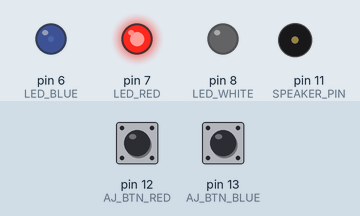
Recording of a sketch running on a simulated Arduino Uno, built with avr-gcc and run on an emulated ATmega328P. Shown: output pins drawn as LEDs (lit = HIGH), buzzer (waves = sounding). The inputs (shaded band) are chosen by the test bench; at power-on: pin 13 (AJ_BTN_BLUE) HIGH, pin 12 (AJ_BTN_RED) HIGH. Random numbers use the default seed unless the sketch sets one.

Above: at 1.25 s.
1.3 s: pin 13 (AJ_BTN_BLUE) pulled LOW for 0.15 s
4.3 s: pin 12 (AJ_BTN_RED) pulled LOW for 1 s
At 6.8 s:
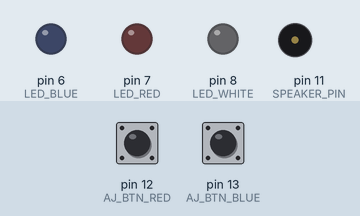
7.3 s: pin 12 (AJ_BTN_RED) pulled LOW for 0.15 s
At 8.4 s:
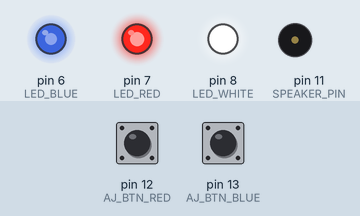
10.3 s: pin 13 (AJ_BTN_BLUE) pulled LOW for 1 s
At 13.2 s:
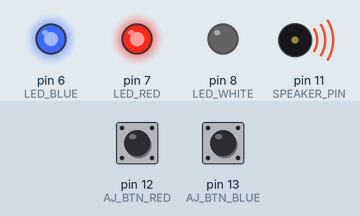
13.3 s: pin 13 (AJ_BTN_BLUE) pulled LOW for 3.2 s
At 17.1 s:
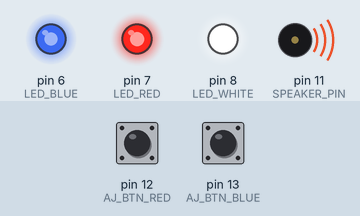
19.5 s: pin 13 (AJ_BTN_BLUE) pulled LOW for 0.15 s
At 20.04 s:
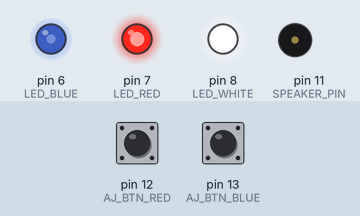
Timing chart, 0 to 29.0 s (numbered marks = the images above; inputs shaded):
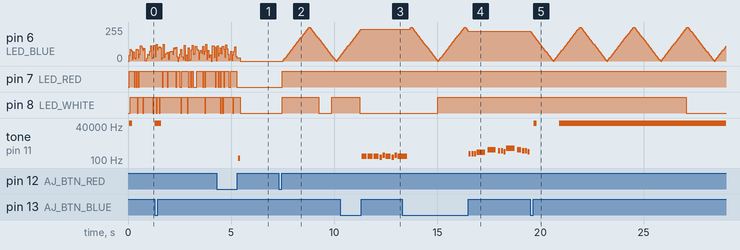

Measured:
- after the input at 4.3 s, tone on pin 11 (SPEAKER_PIN): silent → 131 Hz after 1.0 s, → silent 0.10 s later
- after the input at 7.3 s, pin 7 (LED_RED): LOW → HIGH after 0.19 s; pin 8 (LED_WHITE): LOW → HIGH after 0.19 s, → LOW 1.8 s later, → HIGH 0.65 s later
- after the input at 10.3 s, tone on pin 11 (SPEAKER_PIN): plays 196 Hz for 0.23 s, 196 Hz for 0.23 s, 196 Hz for 0.23 s, 156 Hz for 0.11 s, 233 Hz for 0.11 s, 196 Hz for 0.23 s … (9 notes in this stretch), starting after 1.0 s

The sketch:

r2d2.ino
```cpp
#include <PCM.h>
#include "pitches.h"
#include "sounddata-r2d2-excited.h"
#include "sounddata-r2d2-veryexcited.h"
#include "emperor.h"
#include "starwars.h"

#define SPEAKER_PIN 11
#define LED_WHITE 8
#define LED_RED 7
#define LED_BLUE 6

// audio jack
#define AJ_BTN_BLUE 13
#define AJ_BTN_RED 12

// light modes
#define OFF 0
#define SLOW 1
#define RANDOM 2

// GLOBAL VARIABLES
int BTN_BLUE = LOW;
int BTN_BLUE_PREV = LOW;
unsigned long BTN_BLUE_STARTED = 0; // time since a button press started
bool BTN_BLUE_SHORT_PRESS = false; // true only for one run
bool BTN_BLUE_MEDIUM_PRESS = false; // true only for one run
bool BTN_BLUE_LONG_PRESS = false; // true only for one run

int BTN_RED = LOW;
int BTN_RED_PREV = LOW;
unsigned long BTN_RED_STARTED = 0; // time since a button press started
bool BTN_RED_SHORT_PRESS = false;
bool BTN_RED_MEDIUM_PRESS = false;
bool BTN_RED_LONG_PRESS = false;

// pointer to current sound
int CURRENT_R2D2_SOUND = 0;
int CURRENT_SONG = 0;

// define button press times
unsigned long BTN_MEDIUM_LONG = 500;
unsigned long BTN_LONG = 2000;

int LIGHTMODE = SLOW;

void setup(){
    // DEBUG ONLY - communication with computer
    Serial.begin(9600);

    // sets LED pins for output
    pinMode(LED_WHITE, OUTPUT);
    pinMode(LED_RED, OUTPUT);
    pinMode(LED_BLUE, OUTPUT);

    // Audio-Jack controlled buttons
    pinMode(AJ_BTN_BLUE, INPUT_PULLUP);
    pinMode(AJ_BTN_RED, INPUT_PULLUP);
}

void loop(){
    delay(50);
    read_buttons();

    //print out the value of the pushbutton
    if (BTN_BLUE_SHORT_PRESS){
        play_next_sound();
    } else if (BTN_BLUE_MEDIUM_PRESS || BTN_BLUE_LONG_PRESS) {
        play_next_song();
    }
    if (BTN_RED_SHORT_PRESS || BTN_RED_MEDIUM_PRESS || BTN_RED_LONG_PRESS){
        set_next_light_mode();
    }

    update_leds(); // once per run
}

void set_next_light_mode(){
    LIGHTMODE = (LIGHTMODE > 1) ? 0 : LIGHTMODE+1;

    if (!LIGHTMODE){
        play_off_sound();
    }
}

void play_next_song() {
    if (CURRENT_SONG == 0){
        play_melody(emperor, sizeof(emperor), emperorDuration, 1800);
    } else {
        play_melody(starwars, sizeof(starwars), starwarsDuration, 1600);
    }

    // update song pointer
    CURRENT_SONG = (CURRENT_SONG > 0) ? 0 : CURRENT_SONG+1;
}

void play_off_sound(){
    tone(SPEAKER_PIN, N_C3, 100);
    delay(100);
    noTone(SPEAKER_PIN);
}

void play_sound(const unsigned char soundData[], int size) {
    // Play a given sound
    startPlayback(soundData, size);
}

void play_next_sound(){
    // Play the next sound in the loop
    if (CURRENT_R2D2_SOUND == 0){
        play_sound(sounddata_veryexcited_data, sizeof(sounddata_veryexcited_data));
    } else {
        play_sound(sounddata_excited_data, sizeof(sounddata_excited_data));
    }

    // update sound pointer
    CURRENT_R2D2_SOUND = (CURRENT_R2D2_SOUND > 0) ? 0 : CURRENT_R2D2_SOUND+1;
}

void play_melody(int melody[], int melodySize, int noteDurations[], int speed){
    // iterate over the notes of the melody:
    stopPlayback(); // stop any PCM playback
    int BTN_BLUE_TEMP;
    for (int thisNote = 0; thisNote < (melodySize/sizeof(int)); thisNote++) {

        // to calculate the note duration, take one second
        // divided by the note type.
        //e.g. quarter note = 1000 / 4, eighth note = 1000/8, etc.
        int noteDuration = speed/noteDurations[thisNote];
        tone(SPEAKER_PIN, melody[thisNote], noteDuration);

        // to distinguish the notes, set a minimum time between them.
        // the note's duration + 30% seems to work well:
        int pauseBetweenNotes = noteDuration * 1.30;
        delay(pauseBetweenNotes);
        // stop the tone playing:
        noTone(SPEAKER_PIN);

        // stop playback in case of a blue button press
        BTN_BLUE_TEMP = digitalRead(AJ_BTN_BLUE);
        if(BTN_BLUE_TEMP == LOW) {
            break;
        }
    }
}

void update_leds(){
    // control lights
    switch (LIGHTMODE){
        case OFF:
            update_leds_off();
            break;
        case SLOW:
            update_leds_slow();
            break;
        case RANDOM:
            update_leds_random();
            break;
        default:
            update_leds_slow();
    }
}

void update_leds_off(){
    analogWrite(LED_WHITE, 0);
    analogWrite(LED_RED, 0);
    analogWrite(LED_BLUE, 0);
}

unsigned long LAST_UPDATE_WHITE = 0;
int WHITE_UPDATE_INTERVAL = random(5000);
int BLUE_UPDATE_VALUE = 10;
int BLUE_SUM = 0;
void update_leds_slow(){
    if (millis() - LAST_UPDATE_WHITE > WHITE_UPDATE_INTERVAL){
        analogWrite(LED_WHITE, 127 + random(2));    // 127 - off
        LAST_UPDATE_WHITE = millis();
        WHITE_UPDATE_INTERVAL = random(5000);
    }

    analogWrite(LED_RED, 128); // keep if always on      // 127 - off

    // make blue LED glimmer slowly
    analogWrite(LED_BLUE, BLUE_SUM);
    BLUE_SUM = BLUE_SUM + BLUE_UPDATE_VALUE;
    BLUE_UPDATE_VALUE = (BLUE_SUM > 254 || BLUE_SUM < 1) ? BLUE_UPDATE_VALUE * -1 : BLUE_UPDATE_VALUE;
    BLUE_SUM = max(0, min(255, BLUE_SUM));
}

void update_leds_random(){
    analogWrite(LED_WHITE, 100+random(255));
    analogWrite(LED_RED, 100+random(128));
    analogWrite(LED_BLUE, random(128));
}

void read_buttons(){
    // clear old state
    BTN_BLUE_SHORT_PRESS = false;
    BTN_BLUE_MEDIUM_PRESS = false;
    BTN_BLUE_LONG_PRESS = false;
    BTN_RED_SHORT_PRESS = false;
    BTN_RED_MEDIUM_PRESS = false;
    BTN_RED_LONG_PRESS = false;

    // read sensor values - http://arduino.cc/en/Tutorial/InputPullupSerial
    BTN_BLUE = digitalRead(AJ_BTN_BLUE);
    BTN_RED = digitalRead(AJ_BTN_RED);
    // //ardprintf("%d - %d", BTN_BLUE, BTN_RED); // DEBUG ONLY
    unsigned long CURRENT_TIME = millis();

    // PRESS STARTED ===========================================================
    /*BLUE BTN press finished*/
    if (BTN_BLUE_PREV == HIGH && BTN_BLUE == LOW){
        BTN_BLUE_STARTED = CURRENT_TIME;
        //ardprintf("BLUE start %l", BTN_BLUE_STARTED); // DEBUG ONLY
    }

    /*RED BTN press finished*/
    if (BTN_RED_PREV == LOW && BTN_RED == HIGH){
        BTN_RED_STARTED = CURRENT_TIME;
        //ardprintf("RED start %l", BTN_RED_STARTED); // DEBUG ONLY
    }

    // PRESS FINISHED ==========================================================
    /*BLUE BTN press finished*/
    if (BTN_BLUE_PREV == LOW && BTN_BLUE == HIGH){
        unsigned long ELAPSED_TIME = CURRENT_TIME - BTN_BLUE_STARTED;
        if (ELAPSED_TIME < BTN_MEDIUM_LONG){
            BTN_BLUE_SHORT_PRESS = true;
        } else if (ELAPSED_TIME < BTN_LONG) {
            BTN_BLUE_MEDIUM_PRESS = true;
        } else {
            BTN_BLUE_LONG_PRESS = true;
        }
        //ardprintf("BLUE ended: %l; %l", CURRENT_TIME, ELAPSED_TIME);
    }

    /*RED BTN press finished*/
    if (BTN_RED_PREV == LOW && BTN_RED == HIGH){
        unsigned long ELAPSED_TIME = CURRENT_TIME - BTN_RED_STARTED;
        if (ELAPSED_TIME < BTN_MEDIUM_LONG){
            BTN_RED_SHORT_PRESS = true;
        } else if (ELAPSED_TIME < BTN_LONG) {
            BTN_RED_MEDIUM_PRESS = true;
        } else {
            BTN_RED_LONG_PRESS = true;
        }
        //ardprintf("RED ended: %l; %l", CURRENT_TIME, ELAPSED_TIME);
    }

    // assign values to old
    BTN_BLUE_PREV = BTN_BLUE;
    BTN_RED_PREV = BTN_RED;
}
```

PCM.h
```cpp
/*
 * speaker_pcm
 *
 * Plays 8-bit PCM audio on pin 11 using pulse-width modulation (PWM).
 * For Arduino with Atmega168 at 16 MHz.
 *
 * Uses two timers. The first changes the sample value 8000 times a second.
 * The second holds pin 11 high for 0-255 ticks out of a 256-tick cycle,
 * depending on sample value. The second timer repeats 62500 times per second
 * (16000000 / 256), much faster than the playback rate (8000 Hz), so
 * it almost sounds halfway decent, just really quiet on a PC speaker.
 *
 * Takes over Timer 1 (16-bit) for the 8000 Hz timer. This breaks PWM
 * (analogWrite()) for Arduino pins 9 and 10. Takes Timer 2 (8-bit)
 * for the pulse width modulation, breaking PWM for pins 11 & 3.
 *
 * References:
 *     http://www.uchobby.com/index.php/2007/11/11/arduino-sound-part-1/
 *     http://www.atmel.com/dyn/resources/prod_documents/doc2542.pdf
 *     http://www.evilmadscientist.com/article.php/avrdac
 *     http://gonium.net/md/2006/12/27/i-will-think-before-i-code/
 *     http://fly.cc.fer.hr/GDM/articles/sndmus/speaker2.html
 *     http://www.gamedev.net/reference/articles/article442.asp
 *
 * Michael Smith <michael@hurts.ca>
 */

/*
 * The audio data needs to be unsigned, 8-bit, 8000 Hz, and small enough
 * to fit in flash. 10000-13000 samples is about the limit.
 *
 * sounddata.h should look like this:
 *     const int sounddata_length=10000;
 *     const unsigned char sounddata_data[] PROGMEM = { ..... };
 *
 * You can use wav2c from GBA CSS:
 *     http://thieumsweb.free.fr/english/gbacss.html
 * Then add "PROGMEM" in the right place. I hacked it up to dump the samples
 * as unsigned rather than signed, but it shouldn't matter.
 *
 * http://musicthing.blogspot.com/2005/05/tiny-music-makers-pt-4-mac-startup.html
 * mplayer -ao pcm macstartup.mp3
 * sox audiodump.wav -v 1.32 -c 1 -r 8000 -u -1 macstartup-8000.wav
 * sox macstartup-8000.wav macstartup-cut.wav trim 0 10000s
 * wav2c macstartup-cut.wav sounddata.h sounddata
 *
 * (starfox) nb. under sox 12.18 (distributed in CentOS 5), i needed to run
 * the following command to convert my wav file to the appropriate format:
 * sox audiodump.wav -c 1 -r 8000 -u -b macstartup-8000.wav
 */

#include <avr/pgmspace.h>

#ifdef __cplusplus
extern "C" {
#endif

void startPlayback(unsigned char const *data, int length);
void stopPlayback();

#ifdef __cplusplus
}
#endif
```

emperor.h
```cpp
// notes in the melody:
int emperor[] = {
    N_G3, N_G3, N_G3, N_DS3, N_AS3, N_G3, N_DS3, N_AS3, N_G3,
    N_D4, N_D4, N_D4, N_DS4, N_AS3, N_FS3, N_DS3, N_AS3, N_G3,
    N_G4, N_G3, N_G3, N_G4, N_FS4, N_F4, N_E4, N_DS4, N_E4, N_GS3, N_CS4,
    N_C4, N_B3, N_AS3, N_A3, N_AS3, N_DS3, N_FS3,
    N_DS3, N_FS3, N_AS3, N_G3, N_B3, N_DS4,

    N_G4, N_G3, N_G3, N_G4, N_FS4, N_F4, N_E4, N_DS4, N_E4, N_GS3, N_CS4,
    N_C4, N_B3, N_AS3, N_A3, N_AS3, N_DS3, N_FS3,

    N_DS3, N_FS3, N_G3, N_DS3, N_AS3, N_G3,
};

int emperorDuration[] = {
    8, 8, 8, 16, 16, 8, 16, 16, 4,
    8, 8, 8, 16, 16, 8, 16, 16, 4,
    8, 16, 16, 8, 16, 16, 32, 32, 16, 16, 8,
    16, 16, 32, 32, 16, 16, 8,
    16, 16, 8, 16, 16, 4,

    8, 16, 16, 8, 16, 16, 32, 32, 16, 16, 8,
    16, 16, 32, 32, 16, 16, 8,

    16, 16, 8, 16, 16, 4,
};
```

pitches.h
```cpp
/*************************************************
 * Public Constants
 *************************************************/

#define N_R   0
#define N_B0  31
#define N_C1  33
#define N_CS1 35
#define N_D1  37
#define N_DS1 39
#define N_E1  41
#define N_F1  44
#define N_FS1 46
#define N_G1  49
#define N_GS1 52
#define N_A1  55
#define N_AS1 58
#define N_B1  62
#define N_C2  65
#define N_CS2 69
#define N_D2  73
#define N_DS2 78
#define N_E2  82
#define N_F2  87
#define N_FS2 93
#define N_G2  98
#define N_GS2 104
#define N_A2  110
#define N_AS2 117
#define N_B2  123
#define N_C3  131
#define N_CS3 139
#define N_D3  147
#define N_DS3 156
#define N_E3  165
#define N_F3  175
#define N_FS3 185
#define N_G3  196
#define N_GS3 208
#define N_A3  220
#define N_AS3 233
#define N_B3  247
#define N_C4  262
#define N_CS4 277
#define N_D4  294
#define N_DS4 311
#define N_E4  330
#define N_F4  349
#define N_FS4 370
#define N_G4  392
#define N_GS4 415
#define N_A4  440
#define N_AS4 466
#define N_B4  494
#define N_C5  523
#define N_CS5 554
#define N_D5  587
#define N_DS5 622
#define N_E5  659
#define N_F5  698
#define N_FS5 740
#define N_G5  784
#define N_GS5 831
#define N_A5  880
#define N_AS5 932
#define N_B5  988
#define N_C6  1047
#define N_CS6 1109
#define N_D6  1175
#define N_DS6 1245
#define N_E6  1319
#define N_F6  1397
#define N_FS6 1480
#define N_G6  1568
#define N_GS6 1661
#define N_A6  1760
#define N_AS6 1865
#define N_B6  1976
#define N_C7  2093
#define N_CS7 2217
#define N_D7  2349
#define N_DS7 2489
#define N_E7  2637
#define N_F7  2794
#define N_FS7 2960
#define N_G7  3136
#define N_GS7 3322
#define N_A7  3520
#define N_AS7 3729
#define N_B7  3951
#define N_C8  4186
#define N_CS8 4435
#define N_D8  4699
#define N_DS8 4978
```

starwars.h
```cpp
int starwars[] = {
    N_D4, N_D4, N_D4, N_G4, N_D5, N_C5, N_B4, N_A4, N_G5, N_D5, N_C5, N_B4, N_A4, N_G5, N_D5, N_C5, N_B4, N_C5, N_A4, N_R,
    N_D4, N_D4, N_G4, N_D5, N_C5, N_B4, N_A4, N_G5, N_D5, N_C5, N_B4, N_A4, N_G5, N_D5, N_C5, N_B4, N_C5, N_A4, N_R,
    N_D4, N_D4, N_E4, N_E4, N_C5, N_B4, N_A4, N_G4, N_G4, N_A4, N_B4, N_A4, N_E4, N_FS4,
    N_D4, N_D4, N_E4, N_E4, N_C5, N_B4, N_A4, N_G4, N_D5, N_A4, N_A4,
    N_D4, N_D4, N_E4, N_E4, N_C5, N_B4, N_A4, N_G4, N_G4, N_A4, N_B4, N_A4, N_E4, N_FS4,
    N_D5, N_D5, N_G5, N_F5, N_DS5, N_D5, N_C5, N_AS4, N_A4, N_G4, N_D5, //R, D, D
};

int starwarsDuration[] = {
    16, 16, 16, 4, 4, 16, 16, 16, 4, 8, 16, 16, 16, 4, 8, 16, 16, 16, 4, 16,
    8, 16, 4, 4, 16, 16, 16, 4, 8, 16, 16, 16, 4, 8, 16, 16, 16, 4, 16,
    8, 16, 8, 16, 16, 16, 16, 16, 16, 16, 16, 8, 16, 8,
    8, 16, 8, 16, 16, 16, 16, 16, 16, 16, 4,
    8, 16, 8, 16, 16, 16, 16, 16, 16, 16, 16, 8, 16, 8,
    8, 16, 16, 16, 16, 16, 16, 16, 16, 16, 4, //16, 8, 16
};
```

Source omitted: r2d2-excited.h (data table, 43778 bytes), -veryexcited.h (data table, 44371 bytes)
